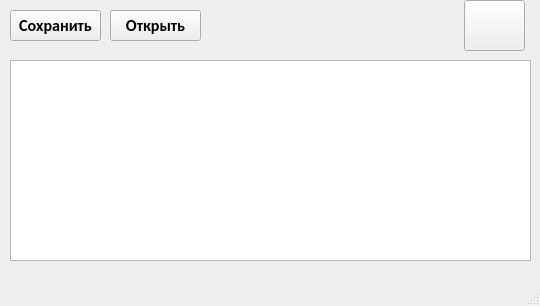
<?xml version="1.0" encoding="UTF-8"?>
<ui version="4.0">
 <class>MainWindow</class>
 <widget class="QMainWindow" name="MainWindow">
  <property name="geometry">
   <rect>
    <x>0</x>
    <y>0</y>
    <width>540</width>
    <height>306</height>
   </rect>
  </property>
  <property name="windowTitle">
   <string>TextEditor</string>
  </property>
  <widget class="QWidget" name="centralwidget">
   <widget class="QPlainTextEdit" name="plainTextEdit">
    <property name="geometry">
     <rect>
      <x>10</x>
      <y>60</y>
      <width>521</width>
      <height>201</height>
     </rect>
    </property>
   </widget>
   <widget class="QPushButton" name="pbtnSave">
    <property name="geometry">
     <rect>
      <x>10</x>
      <y>10</y>
      <width>91</width>
      <height>31</height>
     </rect>
    </property>
    <property name="font">
     <font>
      <family>Calibri</family>
      <pointsize>12</pointsize>
      <weight>75</weight>
      <bold>true</bold>
     </font>
    </property>
    <property name="text">
     <string>Сохранить</string>
    </property>
   </widget>
   <widget class="QPushButton" name="pbtnOpen">
    <property name="geometry">
     <rect>
      <x>110</x>
      <y>10</y>
      <width>91</width>
      <height>31</height>
     </rect>
    </property>
    <property name="font">
     <font>
      <family>Calibri</family>
      <pointsize>12</pointsize>
      <weight>75</weight>
      <bold>true</bold>
     </font>
    </property>
    <property name="text">
     <string>Открыть</string>
    </property>
   </widget>
   <widget class="QPushButton" name="faqButton">
    <property name="geometry">
     <rect>
      <x>464</x>
      <y>0</y>
      <width>61</width>
      <height>51</height>
     </rect>
    </property>
    <property name="text">
     <string/>
    </property>
   </widget>
  </widget>
  <widget class="QMenuBar" name="menubar">
   <property name="geometry">
    <rect>
     <x>0</x>
     <y>0</y>
     <width>540</width>
     <height>21</height>
    </rect>
   </property>
  </widget>
  <widget class="QStatusBar" name="statusbar"/>
 </widget>
 <resources/>
 <connections/>
</ui>
